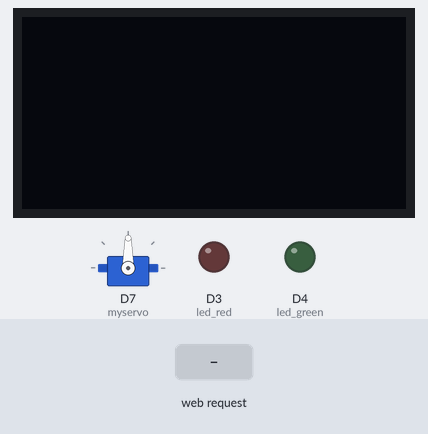
A sketch run on a simulated ESP8266 (NodeMCU). Parts: servo, 128×64 one-colour display, output pins drawn as LEDs (lit = HIGH). The test bench sets the inputs (shaded band).

Above: at 1.2 s.
1.3 s: HTTP request GET /yes received
At 1.9 s:
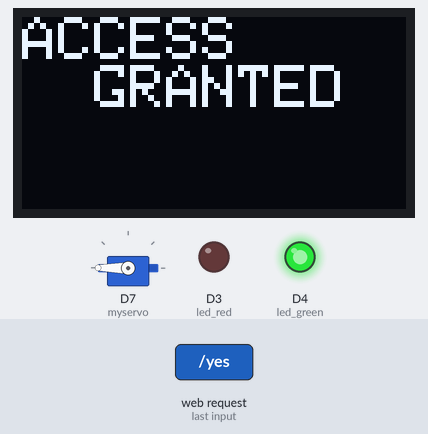
At 7.0 s:
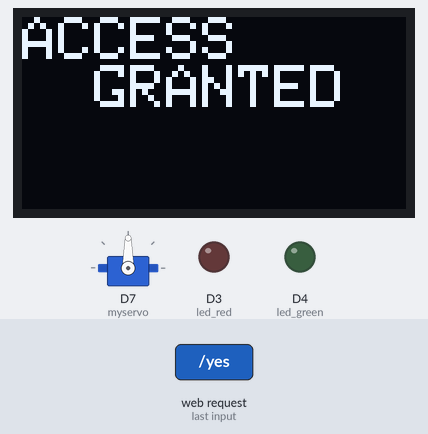
Timing chart, 0 to 8.5 s (numbered marks = the images above; inputs shaded):
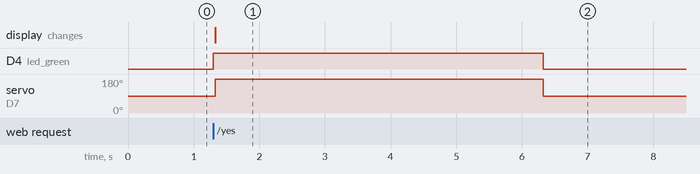

Measured:
- after the input at 1.3 s, D4 (led_green): LOW → HIGH at once, → LOW 5.0 s later; servo on D7 (myservo): 90° → 180° at once, → 90° 5.0 s later; the display: first differs from a run without the input at once (image 1)

The sketch:

file.ino
```cpp
#include <ESP8266WiFi.h>
#include <Wire.h>
#include <Adafruit_SSD1306.h>
#include <Adafruit_GFX.h>
#include <Servo.h>
#define OLED_WIDTH 128
#define OLED_HEIGHT 64

#define OLED_ADDR   0x3C

Adafruit_SSD1306 display(OLED_WIDTH, OLED_HEIGHT);
WiFiServer server(80);
int led_green = D4;
int led_red = D3;

Servo myservo;
void disp(int n){
    display.clearDisplay();

  display.setTextSize(2);
  display.setTextColor(WHITE);
  display.setCursor(0, 0);


  display.setTextSize(2);
  display.setTextColor(WHITE);
  n==1?display.println("ACCESS      GRANTED"):display.println("ACCESS      DENIED");
  display.display();
}
void setup() {
  myservo.attach(D7,500,2400);
    display.begin(SSD1306_SWITCHCAPVCC, OLED_ADDR);
  display.clearDisplay();
  // put your setup code here, to run once:
  pinMode(led_green, OUTPUT);
  pinMode(led_red, OUTPUT);
  digitalWrite(D6,HIGH);

Serial.begin(115200);
WiFi.mode(WIFI_AP);
WiFi.softAP("Tesla", "12345678");
server.begin();
Serial.begin(115200);
IPAddress HTTPS_ServerIP= WiFi.softAPIP();
}

void loop() {
  // put your main code here, to run repeatedly:

  //Controlling speed (0 = off and 255 = max speed):
  //(Optional)
   WiFiClient client = server.available();
if (!client) {
return;
}


String request = client.readStringUntil('\r');

if (request.indexOf("/yes") != -1){
  digitalWrite(led_green, HIGH);
  digitalWrite(led_red, LOW);
  disp(1);
  myservo.write(180);
  delay(5000);
  digitalWrite(led_green, LOW);
  myservo.write(90);
}
else if (request.indexOf("/no") != -1){
  digitalWrite(led_green, LOW);
  digitalWrite(led_red, HIGH);
  disp(0);
  myservo.write(90);
  }
  else  {
  digitalWrite(led_green, LOW);
  digitalWrite(led_red, HIGH);
  disp(0);
  myservo.write(90);
  }
// else if (request.indexOf("/stop") != -1){
//   digitalWrite(led_green, LOW);
//   digitalWrite(led_red, LOW);

//     }

  // else{
  //    digitalWrite(led_green, LOW);
  // digitalWrite(led_red, LOW);

  // }

}
```
